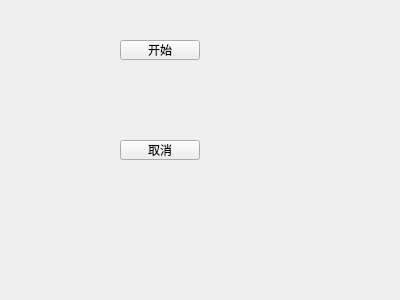
<?xml version="1.0" encoding="UTF-8"?>
<ui version="4.0">
 <class>Widget</class>
 <widget class="QWidget" name="Widget">
  <property name="geometry">
   <rect>
    <x>0</x>
    <y>0</y>
    <width>400</width>
    <height>300</height>
   </rect>
  </property>
  <property name="windowTitle">
   <string>Widget</string>
  </property>
  <widget class="QPushButton" name="pushButton">
   <property name="geometry">
    <rect>
     <x>120</x>
     <y>40</y>
     <width>80</width>
     <height>20</height>
    </rect>
   </property>
   <property name="text">
    <string>开始</string>
   </property>
  </widget>
  <widget class="QPushButton" name="pushButton_2">
   <property name="geometry">
    <rect>
     <x>120</x>
     <y>140</y>
     <width>80</width>
     <height>20</height>
    </rect>
   </property>
   <property name="text">
    <string>取消</string>
   </property>
  </widget>
 </widget>
 <resources/>
 <connections/>
</ui>
